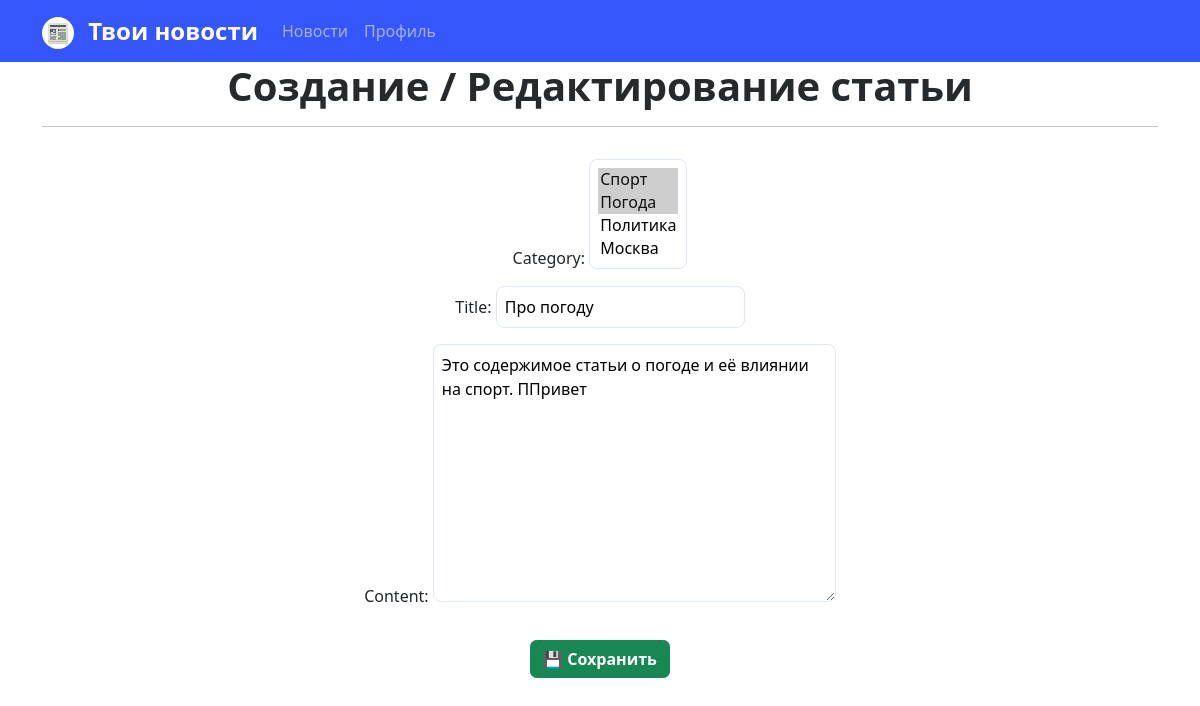
The app's page /articles/1/edit/ (signed in), older data.
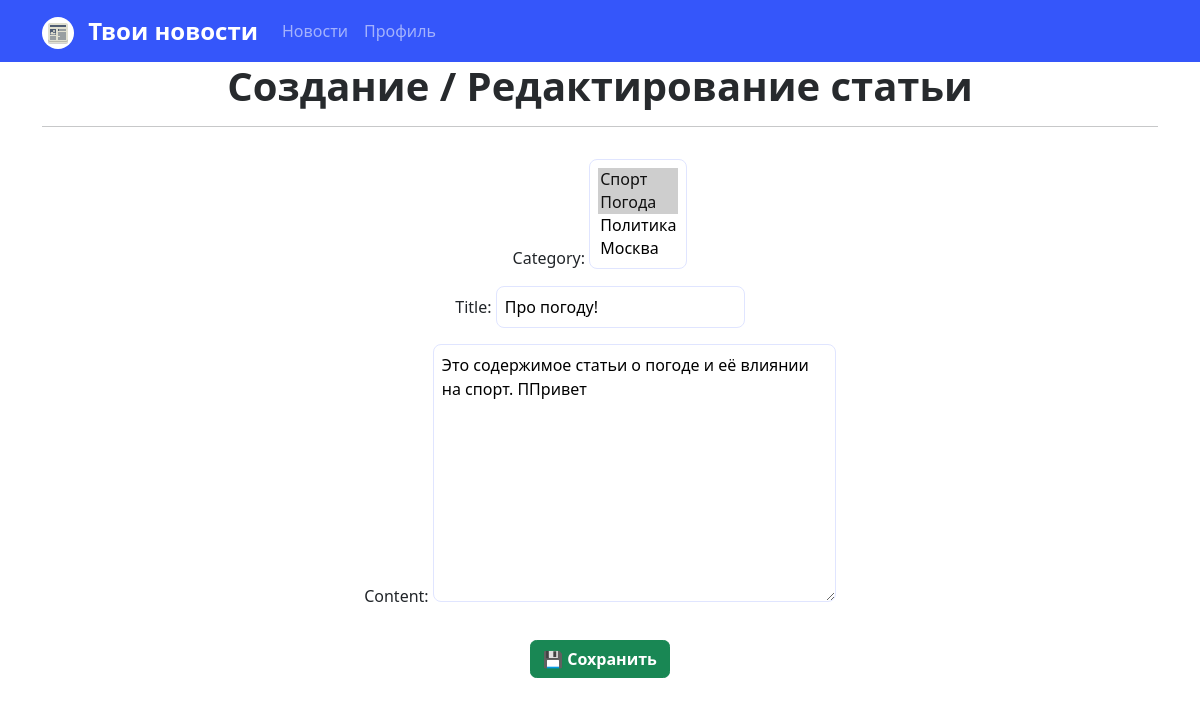
The same page, newer data.
### news/models.py (models this page shows, shortened)
class Post(models.Model):
    article = 'AR'
    news = 'NE'
    POSITIONS = [
        (article, 'Cтатья'),
        (news, 'Новость')
    ]
    author = models.ForeignKey(account_models.Author, on_delete=models.CASCADE)
    type = models.CharField(max_length=2, choices=POSITIONS, default=article)
    created = models.DateTimeField(auto_now_add=True)
    category = models.ManyToManyField(Category, through='PostCategory')
    title = models.CharField(max_length=255)
    content = models.TextField()
    rating = models.FloatField(default=0)

### news/views.py (the view)
# urls.py: path('articles/<int:pk>/edit/', ArticleUpdateView.as_view(), name='article-update'),
class ArticleUpdateView(LoginRequiredMixin, PermissionRequiredMixin, UpdateView):
    model = Post
    fields = ['category', 'title', 'content']
    template_name = 'news/article_form.html'
    success_url = reverse_lazy('news-list')
    permission_required = 'news.change_post'
    def dispatch(self, request, *args, **kwargs):
        obj = self.get_object()
        if obj.type != 'AR':
            return HttpResponseForbidden("Изменение не разрешено для данного типа объекта.")
        return super().dispatch(request, *args, **kwargs)

### news/models.py (called while the page is built)
    def __str__(self):
        return self.name

### templates/news/article_form.html (shortened to what this page needs)
{% extends 'news/news_list.html' %}
{% block content %}
<h1><b><span style="color: #272a2d;">Создание / Редактирование статьи</span></b></h1>
<hr>
<form method="post" style="margin-top: 2rem;">
    <div style="max-width: 600px; margin: 0 auto;">
        {{ form.as_p }}
        <button type="submit" class="btn btn-success mt-3">💾 Сохранить</button>
    </div>
    </form>
{% endblock content %}

Row changes from the older to the newer data that the page shows:
changed Post "Это содержимое статьи о погоде и её влиянии на спорт. ППривет": title "Про погоду" → "Про погоду!"
